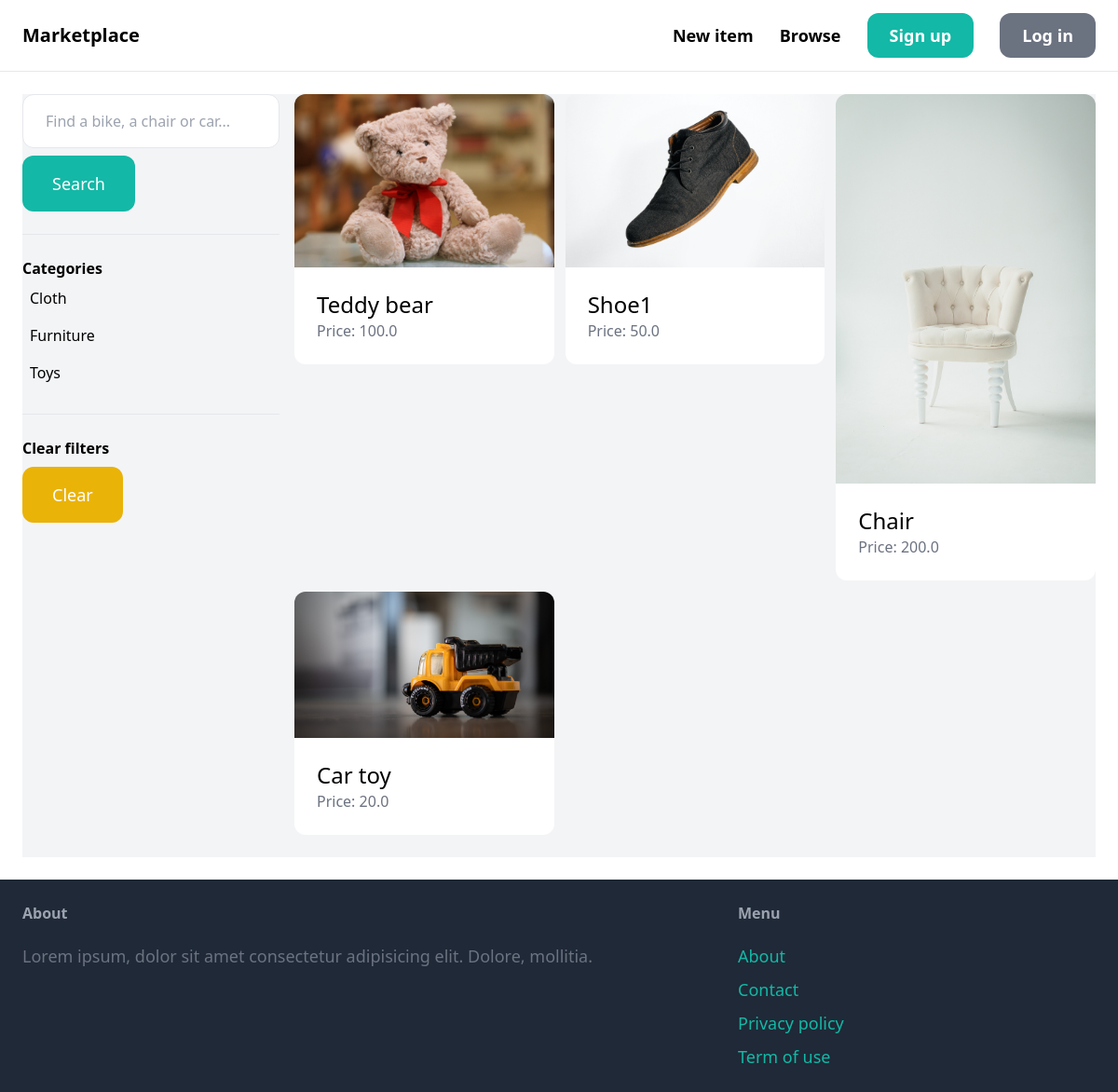
The app's page /items/ with its own data.
### item/models.py (models this page shows, shortened)
class Category(models.Model):
    name = models.CharField(max_length=255)
    class Meta:
        ordering = ('name',)
        verbose_name_plural = 'Categories'

class Item(models.Model):
    category = models.ForeignKey(Category, related_name='items', on_delete=models.CASCADE)
    name = models.CharField(max_length=255)
    description = models.TextField(blank=True, null=True)
    price = models.FloatField()
    image = models.ImageField(upload_to='item_images', blank=True, null=True)
    is_sold = models.BooleanField(default=False)
    created_by = models.ForeignKey(User, related_name='items', on_delete=models.CASCADE)
    created_at = models.DateTimeField(auto_now_add=True)

### item/views.py (the view)
# urls.py: path('', views.items, name='items'),
def items(request):
    query = request.GET.get('query', '')
    category_id = request.GET.get('category', 0)
    categories = Category.objects.all()
    items = Item.objects.filter(is_sold=False)
    if category_id:
        items = items.filter(category_id=category_id)
    if query:
        items = items.filter(Q(name__icontains=query) | Q(description__icontains=query))
    return render(request, 'item/items.html', {
        'items' : items,
        'query': query,
        'categories': categories,
        'category_id': int(category_id),
    })

### item/templates/item/items.html (shortened to what this page needs)
{% extends 'core/base.html' %}
{% block content %}
<div class="pb-6 grid grid-cols-4 gap-4 bg-gray-100">
    <div class="col-span-1">
        <form method="get" action="{% url 'item:items' %}">
            <input name="query" class="w-full py-4 px-6 border rounded-xl" type="text" value="{{ query }}" placeholder="Find a bike, a chair or car...">
            <button class="mt-2 py-4 px-8 text-lg bg-teal-500 text-white rounded-xl">Search</button>
        </form>
        <hr class="my-6">
        <p class="font-semibold">Categories</p>
        <ul>
            {% for category in categories %}
            <li class="py-2 px-2 rounded-xl{% if category.id == category_id %} bg-gray-200{% endif %}">
                <a href="{% url 'item:items' %}?query={{ query }}&category={{ category.id }}">{{ category.name }}</a>
            </li>
            {% endfor %}
        </ul>
        <hr class="my-6">
        <p class="font-semibold">Clear filters</p>
        <ul>
            <li><a href="{% url 'item:items' %}" class="mt-2 py-4 px-8 inline-block bg-yellow-500 text-lg rounded-xl text-white">Clear</a>
    </div>
    <div class="col-span-3">
        <div class="grid grid-cols-3 gap-3">
            {% for item in items %}
            <div>
                <a href="{% url 'item:detail' item.id %}">
                    <div>
                        <img src="{{ item.image.url }}" class="rounded-t-xl">
                    </div>
                    <div class="p-6 bg-white rounded-b-xl">
                        <h2 class="text-2xl">{{ item.name }}</h2>
                        <p class="text-gray-500">Price: {{ item.price }}</p>
                    </div>
                </a>
            </div>
            {% endfor %}
        </div>
    </div>
</div>
{% endblock %}

### records on screen
Category: name "Cloth"
Category: name "Furniture"
Category: name "Toys"
Item: image (picture), name "Teddy bear", price "100.0"
Item: image (picture), name "Shoe1", price "50.0"
Item: image (picture), name "Chair", price "200.0"
Item: image (picture), name "Car toy", price "20.0"
